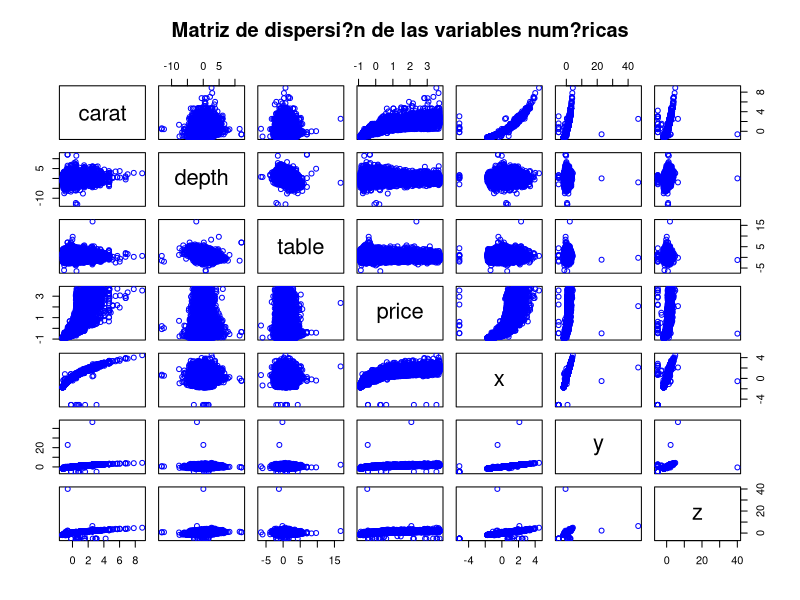
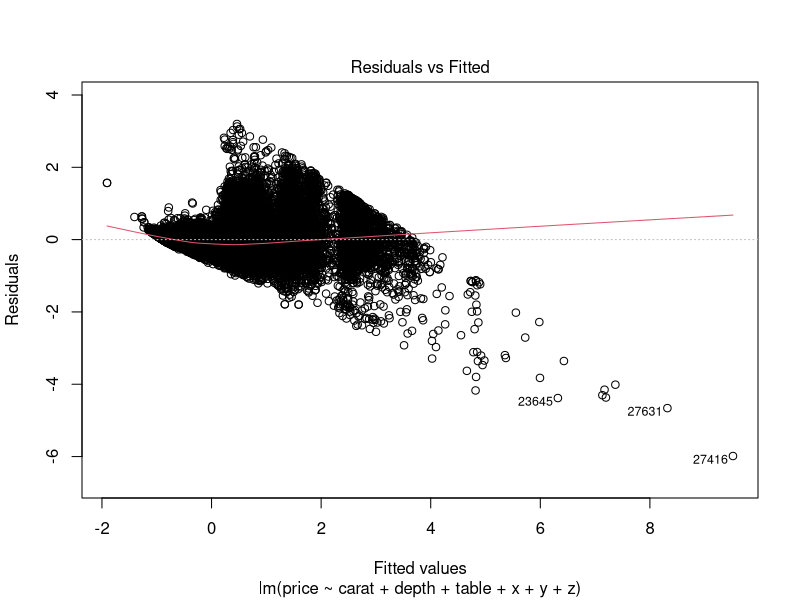
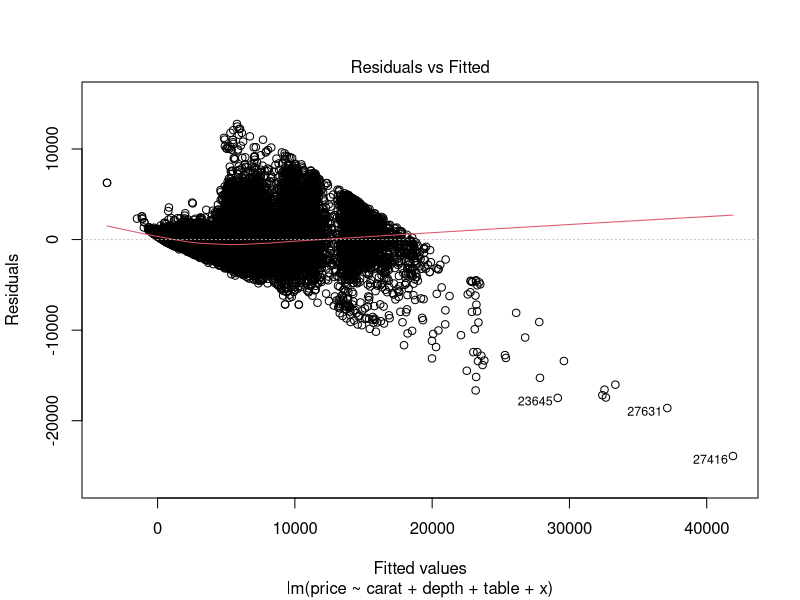
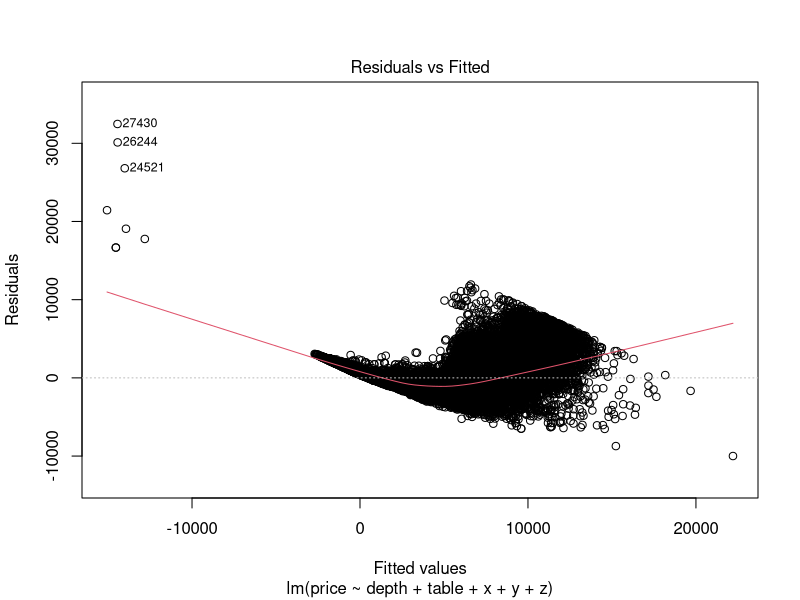

The R script that drew these images, in order:
install.packages("ggplot2")
library(ggplot2)
data(diamonds)
head(diamonds)
diamantes = diamonds[ ,c(1,5,6,7,8,9,10)]
diamantes0 = scale(diamantes)
diamantes0 <- as.data.frame(diamantes0)
pairs(diamantes0, col= "blue", main="Matriz de dispersi?n de las variables num?ricas")
modelo1 = lm(price ~ carat + depth + table + x + y + z, data = diamantes0)
summary(modelo1)
plot(modelo1, which =1)
modelo2 = lm(price ~ carat + depth + table + x, data = diamantes)
summary(modelo2)
plot(modelo2, which=1)
modelo3 = lm(price ~ depth + table + x + y + z, data = diamantes)
summary(modelo3)
plot(modelo3, which=1)
angulo <- acos(sqrt(.8592))
angulo * 180/pi